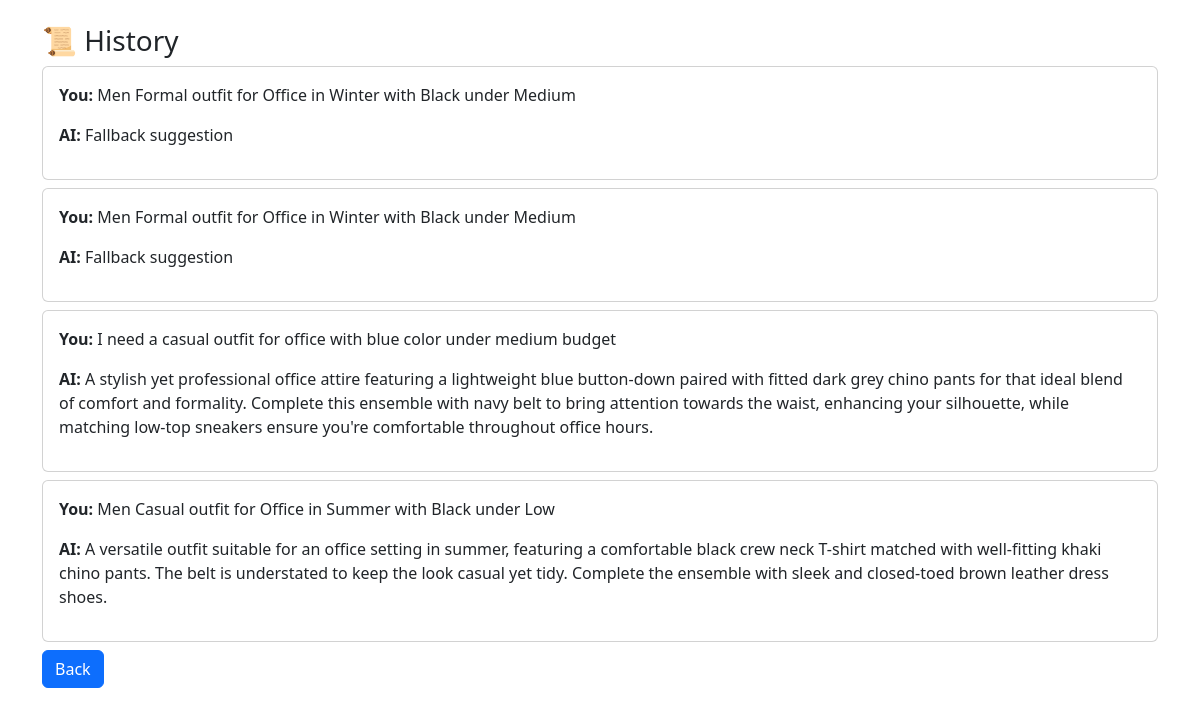
The app's page /history with its own data.
### tables this page shows
CREATE TABLE chats (
            id INTEGER PRIMARY KEY AUTOINCREMENT,
            user_input TEXT,
            response TEXT,
            created_at TEXT
        );

### app.py (the view)
@app.route("/history")
def history():
    conn=get_db()
    rows=conn.execute("SELECT * FROM chats ORDER BY id DESC").fetchall()
    conn.close()
    chats=[]
    for r in rows:
        try:
            resp=json.loads(r["response"])
        except:
            resp={"description":r["response"]}
        chats.append({"user":r["user_input"],"bot":resp})
    return render_template("history.html", chats=chats)

### app.py (called while the page is built)
def get_db():
    conn = sqlite3.connect(DATABASE)
    conn.row_factory = sqlite3.Row
    return conn

### templates/history.html (shortened to what this page needs)
<!DOCTYPE html>
<html>
<head>
<link href="https://cdn.jsdelivr.net/npm/bootstrap@5.3.0/dist/css/bootstrap.min.css" rel="stylesheet">
</head>
<body>
<div class="container mt-4">
<h3>📜 History</h3>
{% for c in chats %}
<div class="card p-3 mb-2">
<p><b>You:</b> {{c.user}}</p>
<p><b>AI:</b> {{c.bot.description}}</p>
</div>
{% endfor %}
<a href="/" class="btn btn-primary">Back</a>
</div>
</body>
</html>

### records on screen
chats: user "Men Formal outfit for Office in Winter with Black under Medium", bot.description "Fallback suggestion"
chats: user "Men Formal outfit for Office in Winter with Black under Medium", bot.description "Fallback suggestion"
chats: user "I need a casual outfit for office with blue color under medium budget", bot.description "A stylish yet professional office attire featuring a lightweight blue button-down paired with fitted dark grey chino pants for that ideal blend of comfort and formality. Complete this ensemble with navy belt to bring attention towards the waist, enhancing your silhouette, while matching low-top sneakers ensure you're comfortable throughout office hours."
chats: user "Men Casual outfit for Office in Summer with Black under Low", bot.description "A versatile outfit suitable for an office setting in summer, featuring a comfortable black crew neck T-shirt matched with well-fitting khaki chino pants. The belt is understated to keep the look casual yet tidy. Complete the ensemble with sleek and closed-toed brown leather dress shoes."
